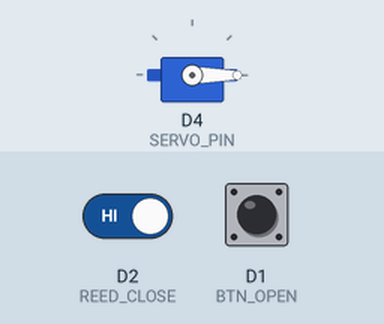
Recording of a sketch running on a simulated ESP8266 (NodeMCU). Shown: servo. The inputs (shaded band) are chosen by the test bench; at power-on: D1 (BTN_OPEN) HIGH, D2 (REED_CLOSE) HIGH. What the sketch prints to the serial monitor is not drawn.

Above: at 2.2 s.
2.3 s: D1 (BTN_OPEN) pulled LOW for 0.15 s
At 2.7 s:
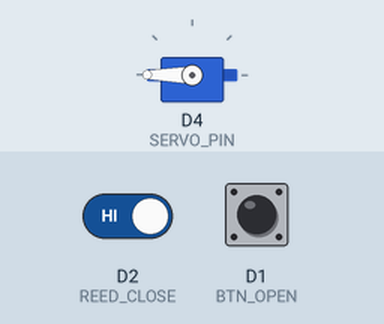
3.9 s: D2 (REED_CLOSE) driven LOW
At 5.2 s:
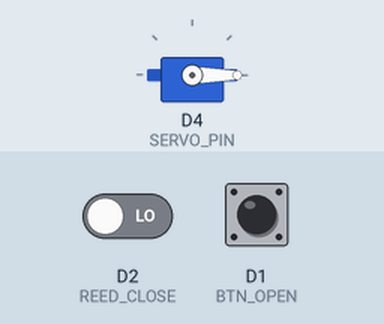
5.5 s: D1 (BTN_OPEN) pulled LOW for 3.2 s
At 6.3 s:
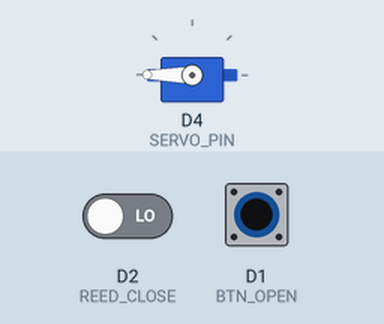
Timing chart, 0 to 10.3 s (numbered marks = the images above; inputs shaded):
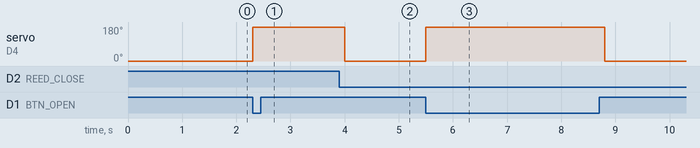

The sketch:

servo-demo.ino
```cpp
#include <Servo.h>

// --- Pin assignments (ESP8266) ---
#define SERVO_PIN   D4  // GPIO2 — orange wire
#define BTN_OPEN    D1  // GPIO5 — open button (press to unlatch)
#define REED_CLOSE  D2  // GPIO4 — reed switch (magnet = door closed)

// --- Servo pulse widths (microseconds) ---
// Use the calibration tool to find these values for your servo.
// Type microsecond values until you find the two positions you want.
#define POS_LOCKED    500   // latch engaged — adjust this
#define POS_UNLOCKED  2400  // latch retracted — adjust this

// --- State ---
Servo latch;
bool isLocked = true;

void setup() {
  Serial.begin(115200);
  Serial.println("Servo latch demo — button open, reed close");

  pinMode(BTN_OPEN, INPUT_PULLUP);
  pinMode(REED_CLOSE, INPUT_PULLUP);

  latch.attach(SERVO_PIN);
  latch.writeMicroseconds(POS_LOCKED);
  delay(1000);
  Serial.println("Servo locked");
}

void loop() {
  // --- OPEN: button press ---
  if (isLocked && digitalRead(BTN_OPEN) == LOW) {
    Serial.println("OPEN — unlocking");
    latch.writeMicroseconds(POS_UNLOCKED);
    isLocked = false;
    delay(300);
    while (digitalRead(BTN_OPEN) == LOW) delay(10);
  }

  // --- CLOSE: reed switch detects door shut ---
  if (!isLocked && digitalRead(REED_CLOSE) == LOW) {
    delay(100);
    if (digitalRead(REED_CLOSE) == LOW) {
      Serial.println("CLOSE — reed triggered, locking");
      latch.writeMicroseconds(POS_LOCKED);
      isLocked = true;
      delay(500);
    }
  }
}
```

Measured:
- after the input at 2.3 s, servo on D4 (SERVO_PIN): 0° → 180° at once
- after the input at 3.9 s, servo on D4 (SERVO_PIN): 180° → 0° after 0.10 s
- after the input at 5.5 s, servo on D4 (SERVO_PIN): 0° → 180° at once, → 0° 3.3 s later
